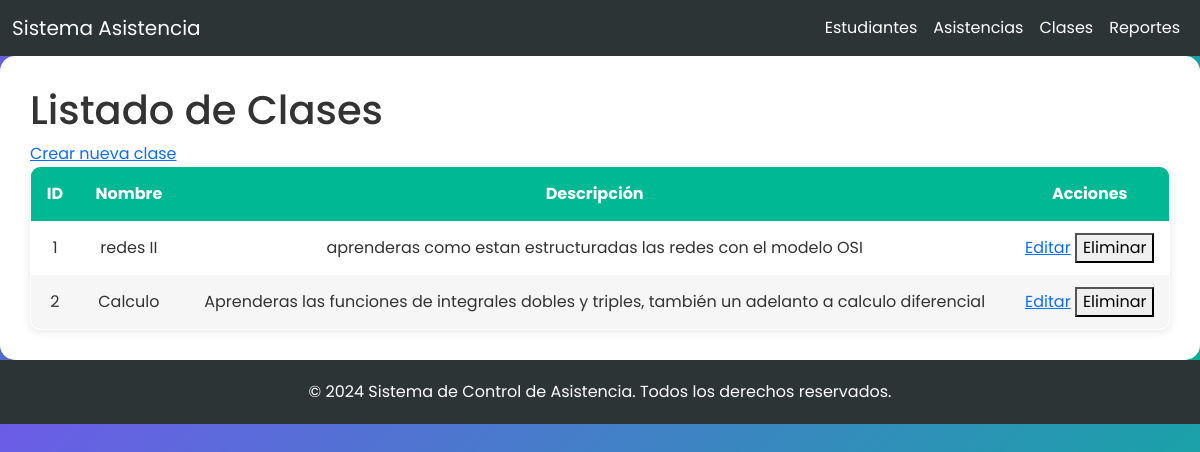
Page /clases/ on the committed database.
### models/clase_model.py (models this page shows, shortened)
class Clase(db.Model):
    __tablename__ = 'clases'
    id = db.Column(db.Integer, primary_key=True, autoincrement=True)
    nombre = db.Column(db.String(100), nullable=False)
    descripcion = db.Column(db.String(255), nullable=True)

### controllers/clase_controller.py (the view)
@clase_bp.route('/')
def listar_clases():
    clases = Clase.query.all()
    return render_template('clase/index.html', clases=clases)

### templates/clase/index.html (shortened to what this page needs)
{% extends 'base.html' %}
{% block content %}
<!DOCTYPE html>
<html lang="es">
<head>
</head>
<body>
    <h1>Listado de Clases</h1>
    <a href="{{ url_for('clases.crear_clase') }}">Crear nueva clase</a>
    <table border="1">
        <thead>
            <tr>
                <th>ID</th>
                <th>Nombre</th>
                <th>Descripción</th>
                <th>Acciones</th>
            </tr>
        </thead>
        <tbody>
            {% for clase in clases %}
            <tr>
                <td>{{ clase.id }}</td>
                <td>{{ clase.nombre }}</td>
                <td>{{ clase.descripcion }}</td>
                <td>
                    <a href="{{ url_for('clases.editar_clase', id=clase.id) }}">Editar</a>
                    <form action="{{ url_for('clases.eliminar_clase', id=clase.id) }}" method="POST" style="display:inline;">
                        <button type="submit">Eliminar</button>
                    </form>
                </td>
            </tr>
            {% endfor %}
        </tbody>
    </table>
</body>
</html>
{% endblock %}

### static/css/estilos.css (style rules this page uses)
body { font-family: 'Poppins', sans-serif; background: url('/static/img/asistencia-aulas.png') no-repeat center center fixed; background-size: cover; color: #333; }
table { width: 100%; border-collapse: collapse; border-radius: 10px; overflow: hidden; }
table th { background-color: #00b894; color: white; padding: 20px; text-align: center; }
table td { padding: 15px; text-align: center; }
table tr:nth-child(even) { background-color: #f6f6f6; }

### templates/base.html (style rules this page uses)
body { font-family: 'Poppins', sans-serif; background: linear-gradient(135deg, #6c5ce7, #00b894); color: #333; }
table { width: 100%; border-collapse: collapse; box-shadow: 0px 2px 10px rgba(0, 0, 0, 0.1); }
table th { background-color: #00b894; color: white; padding: 15px; text-align: center; }
table td { padding: 12px; text-align: center; }
table tr:nth-child(even) { background-color: #f6f6f6; }

### rows in the picture
Clase: id "1", nombre "redes II", descripcion "aprenderas como estan estructuradas las redes con el modelo OSI"
Clase: id "2", nombre "Calculo", descripcion "Aprenderas las funciones de integrales dobles y triples, también un adelanto a calculo diferencial"
